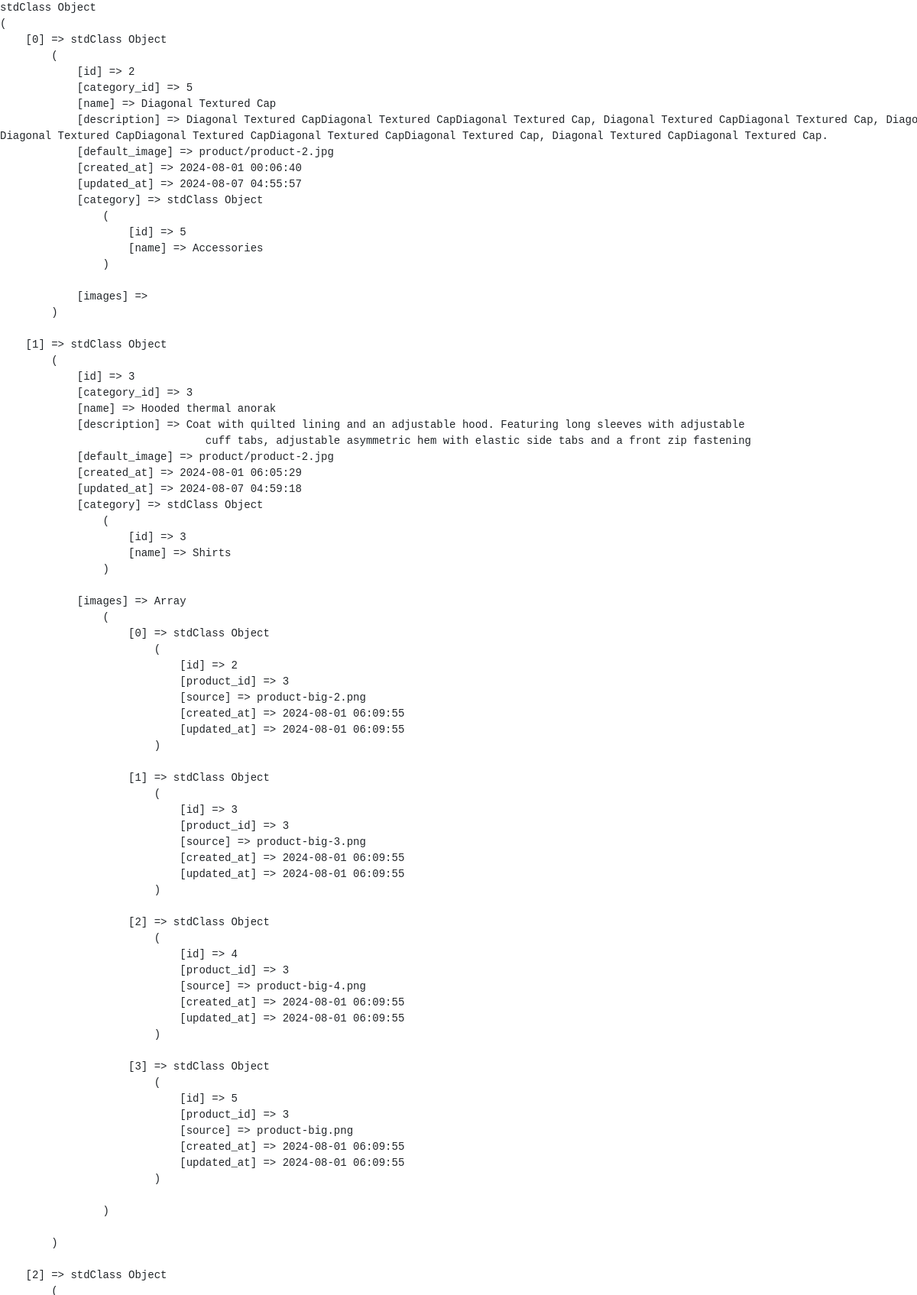
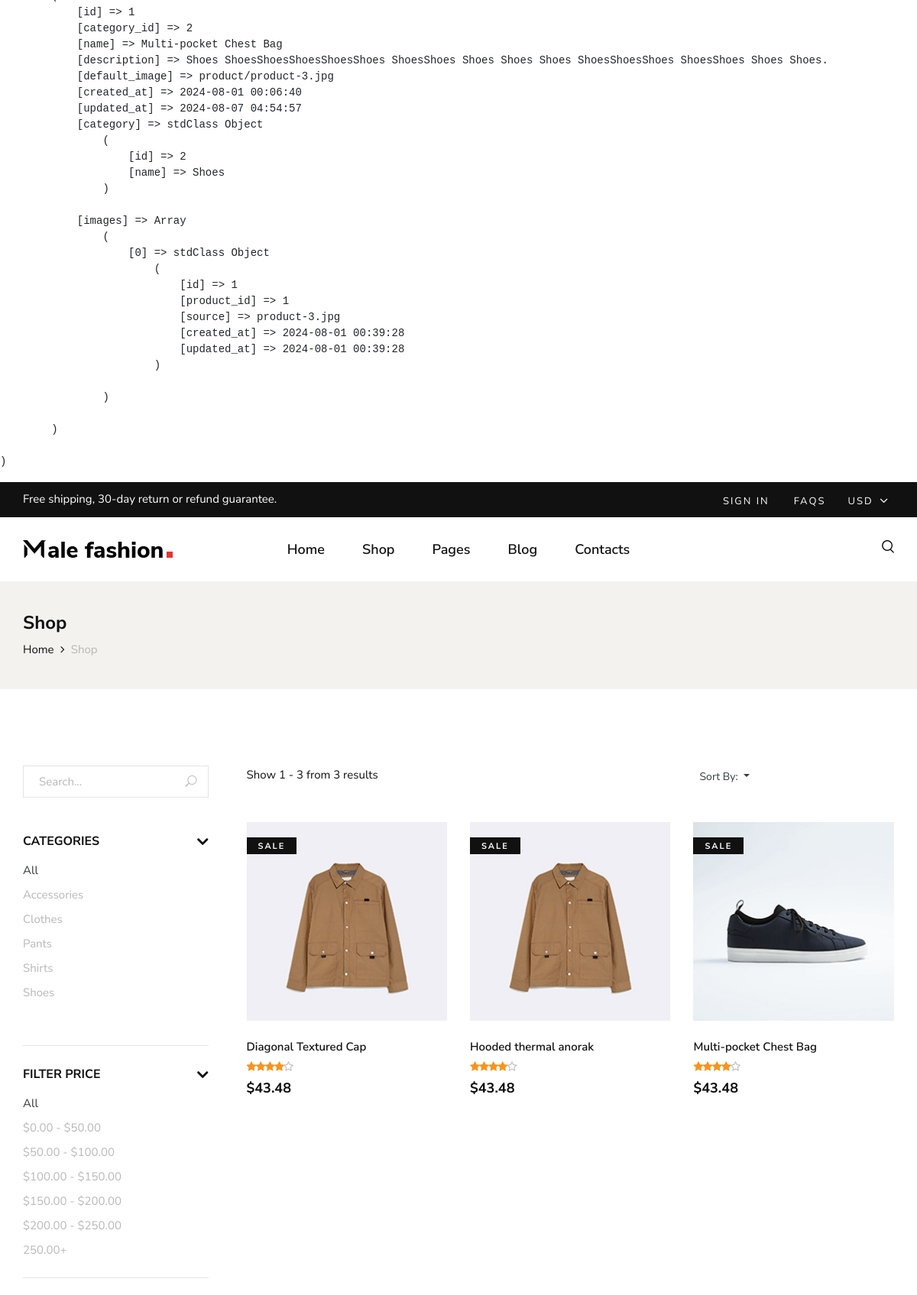
Screenshot of /view/shop.php (upper part) with the database file from the repository (2 pictures, top to bottom).
### tables this page shows
CREATE TABLE `categories` (
  `id` int(11) NOT NULL,
  `name` varchar(15) NOT NULL
);

CREATE TABLE `products` (
  `id` int(11) NOT NULL,
  `category_id` int(11) DEFAULT NULL,
  `name` varchar(255) NOT NULL,
  `description` text DEFAULT NULL,
  `default_image` varchar(255) NOT NULL DEFAULT 'product/default_product.jpg',
  `created_at` timestamp NOT NULL DEFAULT current_timestamp(),
  `updated_at` timestamp NOT NULL DEFAULT current_timestamp() ON UPDATE current_timestamp()
);

### config.php (called while the page is built, shortened)
<?php
class DBHandler
{
  protected $host = 'localhost';
  protected $db_name = 'malefasion';
  protected $db_username = 'root';
  protected $db_password  = '';
  protected function connect() {
    try {
      $pdo = new PDO("mysql:host=$this->host;dbname=$this->db_name;", $this->db_username, $this->db_password);
      $this->pdo = $pdo;
    } catch (PDOException $e) {
      print("Error: " . $e->getMessage() . "<br>");
      exit();
    }
  }
};
function make_get_request(array $request)
{
  $reqs = array_merge($_GET, $request);
  foreach($reqs as $key => $req){
    $reqs[$key] = (string) $key . '=' . (string) $req;
  }
  return '?' . implode("&", $reqs);
};

### Models/Category.php (called while the page is built, shortened)
<?php
class Category extends DBHandler
{
  public function get_prod_category(array $ids)
  {
    try {
      $query = "SELECT *
      FROM categories
      WHERE `id` IN (?";
      for ($i=1; $i < count($ids); $i++) {
        $query .= ", ?";
      };
      $query .= ");";
      $stmt = $this->pdo->prepare($query);
      $stmt->execute($ids);
      $result = $stmt->fetchAll(PDO::FETCH_ASSOC);
      if($result){
        foreach ($result as $key => $value) {
          $result[$key] = (object) $value;
        }
        return $result;
      } else {
        $query = null;
        $stmt = null;
        $result = null;
        $this->disconnect();
        return false;
      };
    } catch (PDOException $e) {
      print("Error: " . $e->getmessage());
      exit();
    }
  }
  protected function get_categories()
  {
    try {
      $query = "SELECT *
      FROM categories;";
      $stmt = $this->pdo->prepare($query);
      $stmt->execute();
      $result = $stmt->fetchAll(PDO::FETCH_ASSOC);
      if($result){
        foreach ($result as $key => $value) {
          $result[$key] = (object) $value;
        }
        return (object) $result;
      } else {
        $query = null;
        $stmt = null;
        $this->disconnect();
        return $result;
      };
    } catch (PDOException $e) {
      print("Error: " . $e->getmessage());
      exit();
    }
  }
}

### Controllers/CategoryController.php (called while the page is built, shortened)
<?php
class CategoryController extends Category
{
  public function getCategories()
  {
    return $this->get_categories();
  }
}

### Models/Product.php (called while the page is built, shortened)
<?php
class Product extends DBHandler
{
  protected function get_products(string $cond = "1", int $limit = 20, int $page = 1, string $order = '`name` ASC')
  {
    try {
      $offset = ( $page - 1 ) * $limit;
      $query =
      "SELECT *
      FROM products
      WHERE " . $cond . "
      ORDER BY " . $order .
      " LIMIT :limit OFFSET :offset; ";
      $countQuery =
      "SELECT COUNT(*)
      FROM products
      WHERE " . $cond . "
      ORDER BY " . $order .
      " LIMIT :limit OFFSET :offset; ";
      $stmt = $this->pdo->prepare($query);
      $stmt->bindParam(':limit', $limit, PDO::PARAM_INT);
      $stmt->bindParam(':offset', $offset, PDO::PARAM_INT);
      $stmt->execute();
      $products = $stmt->fetchAll(PDO::FETCH_ASSOC);
      $countStmt = $this->pdo->prepare($countQuery);
      $countStmt->bindParam(":limit", $limit, PDO::PARAM_INT);
      $countStmt->bindParam(":offset", $offset, PDO::PARAM_INT);
      $countStmt->execute();
      $this->count = $countStmt->fetchColumn();
      if($products){
        foreach($products as $product){
          $categoryIds[] = $product["category_id"];
        }
        foreach($products as $product){
          $assetsIds[] = $product["id"];
        }
        $categories = $this->get_product_category($categoryIds);
        $assets = $this->get_product_assets($assetsIds);
        foreach ($products as $k => $product) {
          foreach ($categories as $category){
            if ($category->id === $product["category_id"]){
              $product["category"] = $category;
            };
          };
          foreach($assets['images'] as $image){
            if ($image['product_id'] === $product['id']){
              $product["images"][] = (object) $image;
            };
          }
          $product["images"] ??= null;
          $products[$k] = (object) $product;
        };
        return (object) $products;
      } else {
        $query = null;
        $stmt = null;
        $this->disconnect();
        return $products;
      };
    } catch (PDOException $e) {
      print("Error: " . $e->getmessage());
      exit();
    }
  }
  private function get_product_assets(array $ids){
    try {
      $query =
      "SELECT *
      FROM product_images
      WHERE product_id IN (? ";
      for($i = 1; $i < count($ids);  $i++){
        $query .= ", ?";
      };
      $query .= ')';
      $stmt = $this->pdo->prepare($query);
      $stmt->execute($ids);
      $images = $stmt->fetchAll(PDO::FETCH_ASSOC);
      $query2 =
      "SELECT *
      FROM product_videos
      WHERE product_id IN (?";
      for($i = 1; $i < count($ids);  $i++){
        $query2 .= ", ?";
      };
      $query2 .= ')';
      $stmt = $this->pdo->prepare($query2);
      $stmt->execute($ids);
      $videos = $stmt->fetchAll(PDO::FETCH_ASSOC);
      return ['images' => $images, 'videos' => $videos];
    } catch (PDOException $e) {
      print("Error: " . $e->getmessage());
      exit();
    }
  }
  protected function get_product_category(array $ids)
  {
    $category = new Category();
    $cats = $category->get_prod_category($ids);
    return count($cats) == 1 ? $cats[0] : $cats;
  }
}

### Controllers/ProductController.php (called while the page is built, shortened)
<?php
class ProductController extends Product
{
  public function show_products()
  {
    $conditions = isset($cond) ? implode("&", $cond) : 1;
    $page = $_GET['page'] ?? 1;
    return $this->get_products($conditions, 20, $page);
  }
}

### View/shop.php (the view, shortened to what this page needs)
<?php
require_once "../config.php";
require_once "../Models/Category.php";
require_once "../Models/Product.php";
require_once "../Controllers/ProductController.php";
require_once "../Controllers/CategoryController.php";
$productCont = new ProductController();
$products = $productCont->show_products();
$productsCount = $productCont->count;
echo "<pre>";
print_r($products);
echo "</pre>";
if($productsCount !== 0){
    $shows['start'] = 1;
    $shows['end'] = $productsCount;
}
$categories = new CategoryController();
$categories = $categories->getCategories();
?>
<!DOCTYPE html>
<html lang="zxx">
<head>
    <link rel="stylesheet" href="css/bootstrap.min.css" type="text/css">
    <link rel="stylesheet" href="css/font-awesome.min.css" type="text/css">
    <link rel="stylesheet" href="css/elegant-icons.css" type="text/css">
    <link rel="stylesheet" href="css/magnific-popup.css" type="text/css">
    <link rel="stylesheet" href="css/nice-select.css" type="text/css">
    <link rel="stylesheet" href="css/owl.carousel.min.css" type="text/css">
    <link rel="stylesheet" href="css/slicknav.min.css" type="text/css">
    <link rel="stylesheet" href="css/style.css" type="text/css">
</head>
<body>
    <?php require_once "./components/header.php"; ?>
    <section class="breadcrumb-option">
        <div class="container">
            <div class="row">
                <div class="col-lg-12">
                    <div class="breadcrumb__text">
                        <h4>Shop</h4>
                        <div class="breadcrumb__links">
                            <a href="./index.php">Home</a>
                            <span>Shop</span>
                        </div>
                    </div>
                </div>
            </div>
        </div>
    </section>
    <section class="shop spad">
        <div class="container">
            <div class="row">
                <div class="col-lg-3">
                    <div class="shop__sidebar">
                        <div class="shop__sidebar__search">
                            <form action="#">
                                <input type="text" placeholder="Search...">
                                <button type="submit"><span class="icon_search"></span></button>
                            </form>
                        </div>
                        <div class="shop__sidebar__accordion">
                            <div class="accordion" id="accordionExample">
                                <div class="card">
                                    <div class="card-heading">
                                        <a data-toggle="collapse" data-target="#collapseOne">Categories</a>
                                    </div>
                                    <div id="collapseOne" class="collapse show" data-parent="#accordionExample">
                                        <div class="card-body">
                                            <div class="shop__sidebar__categories">
                                                <ul class="nice-scroll">
                                                    <?php if(isset($categories)): ?>
                                                        <li><a class="<?= !isset($_GET['category']) ? 'text-dark' : '' ?>" href="<?= make_get_request(['category' => 'all']) ?>">All</a></li>
                                                        <?php foreach($categories as $category): ?>
                                                            <li><a href="<?= make_get_request(['category' => $category->name]) ?>" class="<?= isset($_GET["category"]) && $_GET["category"] === $category->name ? "text-dark" : '' ?>"><?= $category->name ?></a></li>
                                                        <?php endforeach; ?>
                                                    <?php endif; ?>
                                                </ul>
                                            </div>
                                        </div>
                                    </div>
                                </div>
                                <div class="card">
                                    <div class="card-heading">
                                        <a data-toggle="collapse" data-target="#collapseThree">Filter Price</a>
                                    </div>
                                    <div id="collapseThree" class="collapse show" data-parent="#accordionExample">
                                        <div class="card-body">
                                            <div class="shop__sidebar__price">
                                                <ul>
                                                    <li><a  class="<?= !isset($_GET['price']) ? 'text-dark disabled' : '' ?>" href="<?= make_get_request(['price' => 'all']) ?>">All</a></li>
                                                    <li><a class="<?= isset($_GET["price"]) && $_GET["price"] === '0,50' ? "text-dark disabled" : '' ?>" href="<?= make_get_request(['price' => '0,50']) ?>">$0.00 - $50.00</a></li>
                                                    <li><a class="<?= isset($_GET["price"]) && $_GET["price"] === '50,100' ? "text-dark disabled" : '' ?>" href="<?= make_get_request(['price' => '50,100']) ?>">$50.00 - $100.00</a></li>
                                                    <li><a class="<?= isset($_GET["price"]) && $_GET["price"] === '100,150' ? "text-dark" : '' ?>" href="<?= make_get_request(['price' => '100,150']) ?>">$100.00 - $150.00</a></li>
                                                    <li><a class="<?= isset($_GET["price"]) && $_GET["price"] === '150,200' ? "text-dark" : '' ?>" href="<?= make_get_request(['price' => '150,200']) ?>">$150.00 - $200.00</a></li>
                                                    <li><a class="<?= isset($_GET["price"]) && $_GET["price"] === '200,250' ? "text-dark" : '' ?>" href="<?= make_get_request(['price' => '200,250']) ?>">$200.00 - $250.00</a></li>
                                                    <li><a class="<?= isset($_GET["price"]) && $_GET["price"] == '250' ? "text-dark" : '' ?>" href="<?= make_get_request(['price' => '250+']) ?>">250.00+</a></li>
                                                </ul>
                                            </div>
                                        </div>
                                    </div>
                                </div>
                            </div>
                        </div>
                    </div>
                </div>
                <div class="col-lg-9">
                    <div class="shop__product__option">
                        <div class="row">
                            <div class="col-lg-8 col-md-7 col-sm-8">
                                <div class="shop__product__option__left">
                                    <p>
                                        <?= isset($shows) ? 'Show ' . $shows['start'] . ' - ' . $shows['end'] . ' from ' : ''; ?>
                                        <?= $productsCount ?> results
                                    </p>
                                </div>
                            </div>
                            <div class="col-lg-4 col-md-5 col-sm-4">
                                <div class="dropdown">
                                    <a class="btn btn-sm dropdown-toggle text-dark" href="#" role="button" id="dropdownMenuLink" data-toggle="dropdown" aria-haspopup="true" aria-expanded="false" style="outline:none; border:none;">
                                        <?php
                                            if (isset($_GET['order'])){
                                                switch ($_GET['order']) {
                                                    case 'name':
                                                        echo 'Alphabetically';
                                                        break;
                                                    case 'lth':
                                                        echo 'Lowest to Heighest';
                                                        break;
                                                    case 'htl':
                                                        echo 'Highest to Lowest';
                                                        break;
                                                };
                                            } else {
                                                echo 'Sort By:';
                                            }
                                        ?>
                                    </a>
                                </div>
                            </div>
                        </div>
                    </div>
                    <div class="row">
                        <?php if($products):
                            foreach($products as $product):
                                require "./components/product-card.php";
                            endforeach;
                        else: ?>
                            <p>There's no Products</p>
                        <?php endif; ?>
                    </div>
                </div>
            </div>
        </div>
    </section>
</body>
</html>

### View/components/product-card.php (shortened to what this page needs)
<div class="col-lg-4 col-md-6 col-sm-6">
    <div class="product__item sale">
        <div class="product__item__pic set-bg" data-setbg="img/<?= $product->default_image ?>" alt="product img">
            <span class="label">Sale</span>
        </div>
        <div class="product__item__text">
            <h6><?= $product->name ?></h6>
            <div class="rating">
                <i class="fa fa-star"></i>
                <i class="fa fa-star"></i>
                <i class="fa fa-star"></i>
                <i class="fa fa-star"></i>
                <i class="fa fa-star-o"></i>
            </div>
            <h5>$43.48</h5>
        </div>
    </div>
</div>

### rows the page displays
categories: name "Accessories"
categories: name "Clothes"
categories: name "Pants"
categories: name "Shirts"
categories: name "Shoes"
products: name "Diagonal Textured Cap"
products: name "Hooded thermal anorak"
products: shows a picture, name "Multi-pocket Chest Bag"

### other values shown
$shows['start'] "1"
$shows['end'] "3"
$productsCount "3"
